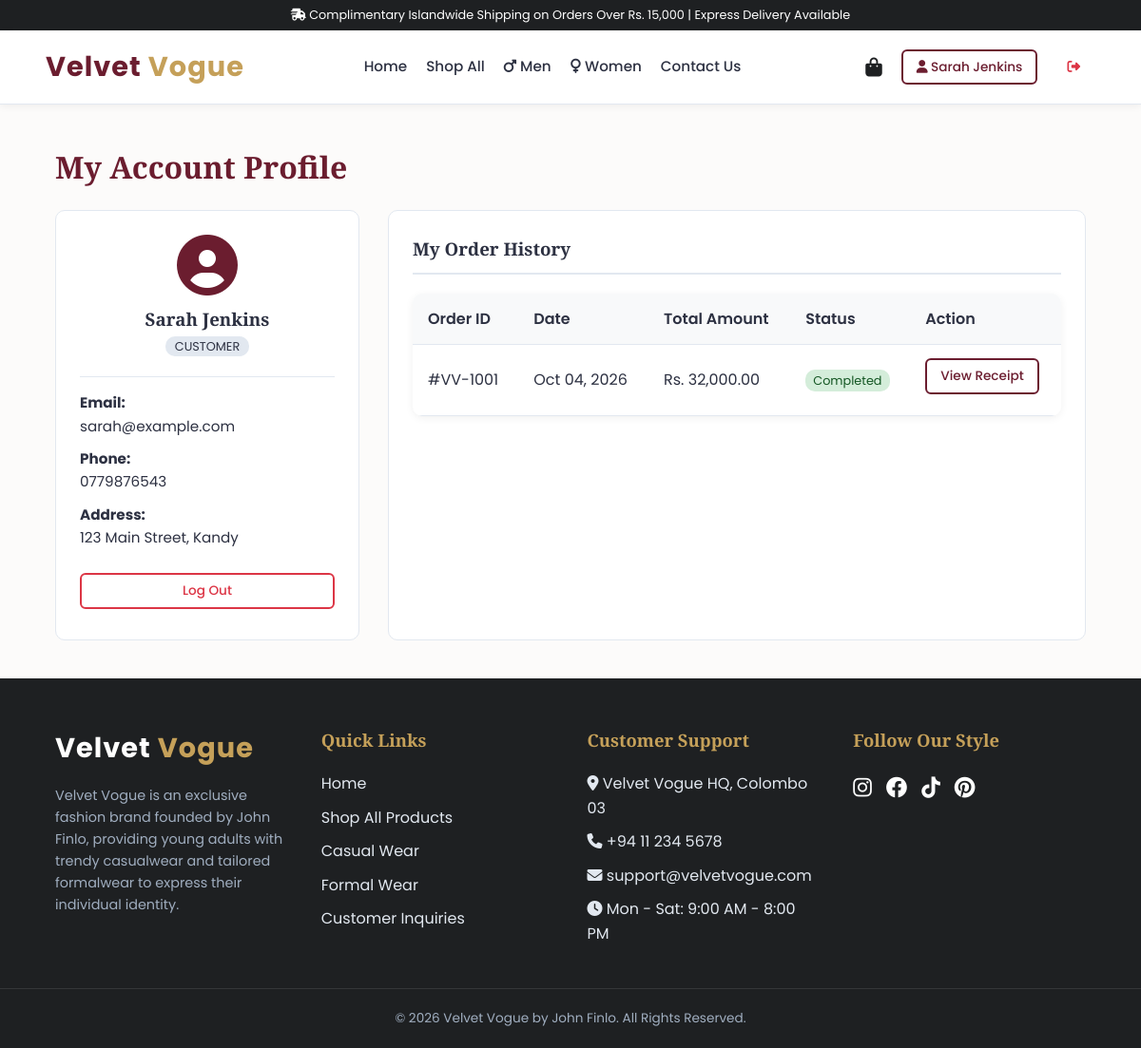
The app's page /profile.php (signed in) with its own data.
### tables this page shows
CREATE TABLE IF NOT EXISTS `users` (
  `id` INT AUTO_INCREMENT PRIMARY KEY,
  `full_name` VARCHAR(100) NOT NULL,
  `email` VARCHAR(100) NOT NULL UNIQUE,
  `password` VARCHAR(255) NOT NULL,
  `role` ENUM('customer', 'admin') DEFAULT 'customer',
  `phone` VARCHAR(20) DEFAULT NULL,
  `address` TEXT DEFAULT NULL,
  `created_at` TIMESTAMP DEFAULT CURRENT_TIMESTAMP
);

CREATE TABLE IF NOT EXISTS `orders` (
  `id` INT AUTO_INCREMENT PRIMARY KEY,
  `user_id` INT DEFAULT NULL,
  `customer_name` VARCHAR(100) NOT NULL,
  `customer_email` VARCHAR(100) NOT NULL,
  `customer_phone` VARCHAR(20) NOT NULL,
  `shipping_address` TEXT NOT NULL,
  `total_amount` DECIMAL(10,2) NOT NULL,
  `payment_method` VARCHAR(50) DEFAULT 'Card Payment',
  `status` ENUM('Pending', 'Processing', 'Completed', 'Cancelled') DEFAULT 'Processing',
  `created_at` TIMESTAMP DEFAULT CURRENT_TIMESTAMP
);

### config.php (called while the page is built, shortened)
<?php
function format_price($amount) {
    return 'Rs. ' . number_format((float)$amount, 2);
}
function is_logged_in() {
    return isset($_SESSION['user_id']);
}
function sanitize($data) {
    return htmlspecialchars(trim($data), ENT_QUOTES, 'UTF-8');
}
?>

### profile.php (the view, shortened to what this page needs)
<?php
require_once 'header.php';
$user_id = $_SESSION['user_id'];
$user = null;
$my_orders = [];
if (isset($pdo)) {
    try {
        $stmt = $pdo->prepare("SELECT * FROM users WHERE id = :id");
        $stmt->execute([':id' => $user_id]);
        $user = $stmt->fetch();
        $stmt_orders = $pdo->prepare("SELECT * FROM orders WHERE user_id = :user_id ORDER BY id DESC");
        $stmt_orders->execute([':user_id' => $user_id]);
        $my_orders = $stmt_orders->fetchAll();
    } catch (PDOException $e) {}
}
?>
<div class="container" style="margin: 40px auto;">
    <h1 class="brand-font" style="margin-bottom: 20px; color: var(--primary-color);">My Account Profile</h1>
    <div style="display: grid; grid-template-columns: 320px 1fr; gap: 30px;">
        <div style="background: white; padding: 25px; border-radius: var(--radius-md); border: 1px solid var(--border-color); height: fit-content;">
            <div style="text-align: center; margin-bottom: 20px;">
                <i class="fa-solid fa-circle-user" style="font-size: 4rem; color: var(--primary-color);"></i>
                <h3 style="margin-top: 10px;"><?php echo sanitize($_SESSION['user_name']); ?></h3>
                <span style="background: #e2e8f0; padding: 2px 10px; border-radius: 10px; font-size: 0.8rem; text-transform: uppercase;">
                    <?php echo sanitize($_SESSION['user_role']); ?>
                </span>
            </div>
            <div style="border-top: 1px solid var(--border-color); padding-top: 15px; font-size: 0.95rem;">
                <p style="margin-bottom: 10px;"><strong>Email:</strong><br><?php echo sanitize($_SESSION['user_email']); ?></p>
                <p style="margin-bottom: 10px;"><strong>Phone:</strong><br><?php echo isset($user['phone']) ? sanitize($user['phone']) : 'N/A'; ?></p>
                <p style="margin-bottom: 10px;"><strong>Address:</strong><br><?php echo isset($user['address']) ? sanitize($user['address']) : 'N/A'; ?></p>
            </div>
            <a href="logout.php" class="btn btn-outline btn-sm" style="width: 100%; margin-top: 15px; text-align: center; color: #dc3545; border-color: #dc3545;">
                Log Out
            </a>
        </div>
        <div style="background: white; padding: 25px; border-radius: var(--radius-md); border: 1px solid var(--border-color);">
            <h3 style="margin-bottom: 20px; border-bottom: 2px solid var(--border-color); padding-bottom: 10px;">My Order History</h3>
            <?php if (!empty($my_orders)): ?>
                <table class="cart-table">
                    <thead>
                        <tr>
                            <th>Order ID</th>
                            <th>Date</th>
                            <th>Total Amount</th>
                            <th>Status</th>
                            <th>Action</th>
                        </tr>
                    </thead>
                    <tbody>
                        <?php foreach ($my_orders as $ord): ?>
                            <tr>
                                <td>#VV-<?php echo $ord['id']; ?></td>
                                <td><?php echo date('M d, Y', strtotime($ord['created_at'])); ?></td>
                                <td><?php echo format_price($ord['total_amount']); ?></td>
                                <td>
                                    <span style="background: #d4edda; color: #155724; padding: 3px 8px; border-radius: 10px; font-size: 0.8rem;">
                                        <?php echo sanitize($ord['status']); ?>
                                    </span>
                                </td>
                                <td>
                                    <a href="order_confirmation.php?order_id=<?php echo $ord['id']; ?>" class="btn btn-outline btn-sm">View Receipt</a>
                                </td>
                            </tr>
                        <?php endforeach; ?>
                    </tbody>
                </table>
            <?php else: ?>
                <p style="color: var(--text-muted);">You haven't placed any orders with Velvet Vogue yet.</p>
                <a href="products.php" class="btn btn-primary btn-sm" style="margin-top: 15px;">Start Shopping</a>
            <?php endif; ?>
        </div>
    </div>
</div>
<?php require_once 'footer.php'; ?>

### header.php (shortened to what this page needs)
<?php
require_once 'config.php';
$current_page = basename($_SERVER['PHP_SELF']);
$current_gender = isset($_GET['gender']) ? $_GET['gender'] : '';
?>
<!DOCTYPE html>
<html lang="en">
<head>
    <link rel="stylesheet" href="css/style.css">
    <link rel="stylesheet" href="https://cdnjs.cloudflare.com/ajax/libs/font-awesome/6.4.0/css/all.min.css">
</head>
<body>
    <div class="top-bar">
        <div class="container">
            <span><i class="fa-solid fa-truck-fast"></i> Complimentary Islandwide Shipping on Orders Over Rs. 15,000 | Express Delivery Available</span>
        </div>
    </div>
    <header class="site-header">
        <div class="container navbar">
            <a href="index.php" class="logo">Velvet <span>Vogue</span></a>
            <nav class="nav-links" id="navLinks">
                <a href="index.php" class="<?php echo ($current_page == 'index.php') ? 'active' : ''; ?>">Home</a>
                <a href="products.php" class="<?php echo ($current_page == 'products.php' && empty($current_gender)) ? 'active' : ''; ?>">Shop All</a>
                <a href="products.php?gender=Men" class="<?php echo ($current_page == 'products.php' && $current_gender == 'Men') ? 'active' : ''; ?>"><i class="fa-solid fa-mars"></i> Men</a>
                <a href="products.php?gender=Women" class="<?php echo ($current_page == 'products.php' && $current_gender == 'Women') ? 'active' : ''; ?>"><i class="fa-solid fa-venus"></i> Women</a>
                <a href="contact.php" class="<?php echo ($current_page == 'contact.php') ? 'active' : ''; ?>">Contact Us</a>
            </nav>
            <div class="nav-actions">
                <a href="cart.php" class="cart-icon" title="View Shopping Cart">
                    <i class="fa-solid fa-bag-shopping"></i>
                </a>
                <?php if (is_logged_in()): ?>
                    <a href="profile.php" class="btn btn-outline btn-sm">
                        <i class="fa-solid fa-user"></i> <?php echo sanitize($_SESSION['user_name']); ?>
                    </a>
                    <a href="logout.php" class="btn btn-sm" style="color: #dc3545;" title="Logout">
                        <i class="fa-solid fa-right-from-bracket"></i>
                    </a>
                <?php else: ?>
                    <a href="login.php" class="btn btn-primary btn-sm">Sign In</a>
                <?php endif; ?>
            </div>
        </div>
    </header>
    <main style="flex: 1;">

### footer.php (shortened to what this page needs)
    </main>
    <footer class="site-footer">
        <div class="container footer-grid">
            <div class="footer-col">
                <a href="index.php" class="logo" style="color: white;">Velvet <span style="color: var(--accent-gold);">Vogue</span></a>
                <p style="margin-top: 15px; font-size: 0.9rem; color: #a0aec0;">
                    Velvet Vogue is an exclusive fashion brand founded by John Finlo, providing young adults with trendy casualwear and tailored formalwear to express their individual identity.
                </p>
            </div>
            <div class="footer-col">
                <h4>Quick Links</h4>
                <ul>
                    <li><a href="index.php">Home</a></li>
                    <li><a href="products.php">Shop All Products</a></li>
                    <li><a href="products.php?category=1">Casual Wear</a></li>
                    <li><a href="products.php?category=2">Formal Wear</a></li>
                    <li><a href="contact.php">Customer Inquiries</a></li>
                </ul>
            </div>
            <div class="footer-col">
                <h4>Customer Support</h4>
                <ul>
                    <li><i class="fa-solid fa-location-dot"></i> Velvet Vogue HQ, Colombo 03</li>
                    <li><i class="fa-solid fa-phone"></i> +94 11 234 5678</li>
                    <li><i class="fa-solid fa-envelope"></i> support@velvetvogue.com</li>
                    <li><i class="fa-solid fa-clock"></i> Mon - Sat: 9:00 AM - 8:00 PM</li>
                </ul>
            </div>
            <div class="footer-col">
                <h4>Follow Our Style</h4>
                <div style="display: flex; gap: 15px; font-size: 1.4rem; margin-top: 10px;">
                    <a href="#" style="color: white;"><i class="fa-brands fa-instagram"></i></a>
                    <a href="#" style="color: white;"><i class="fa-brands fa-facebook"></i></a>
                    <a href="#" style="color: white;"><i class="fa-brands fa-tiktok"></i></a>
                    <a href="#" style="color: white;"><i class="fa-brands fa-pinterest"></i></a>
                </div>
            </div>
        </div>
        <div class="copyright">
            <div class="container">
                <p>&copy; <?php echo date('Y'); ?> Velvet Vogue by John Finlo. All Rights Reserved.</p>
            </div>
        </div>
    </footer>
</body>
</html>

### style.css (style rules this page uses)
:root { --primary-color: #6b1d2f; --primary-hover: #501422; --accent-gold: #c5a059; --accent-gold-hover: #ab8843; --dark-color: #1e2022; --light-bg: #fcfbfa; --card-bg: #ffffff; --text-main: #2d3142; --text-muted: #6c757d; --border-color: #e2e8f0; --shadow-sm: 0 2px 8px rgba(0, 0, 0, 0.06); --shadow-md: 0 5px 15px rgba(0, 0, 0, 0.1); --shadow-lg: 0 10px 25px rgba(107, 29, 47, 0.15); --radius-sm: 6px; --radius-md: 10px; --transition: all 0.3s ease; }
* { margin: 0; padding: 0; box-sizing: border-box; }
body { font-family: 'Poppins', sans-serif; background-color: var(--light-bg); color: var(--text-main); line-height: 1.6; display: flex; flex-direction: column; min-height: 100vh; }
h1, h2, h3, h4, h5, .brand-font { font-family: 'Playfair Display', Georgia, serif; }
a { text-decoration: none; color: inherit; transition: var(--transition); }
ul { list-style: none; }
.container { width: 92%; max-width: 1200px; margin: 0 auto; padding: 0 10px; }
.btn { display: inline-block; padding: 12px 24px; font-size: 0.95rem; font-weight: 500; border-radius: var(--radius-sm); border: 2px solid transparent; cursor: pointer; text-align: center; position: relative; overflow: hidden; transition: var(--transition); user-select: none; }
.btn-outline { border-color: var(--primary-color); color: var(--primary-color); background: transparent; }
.btn-sm { padding: 6px 14px; font-size: 0.85rem; }
.site-header { background: #ffffff; border-bottom: 1px solid var(--border-color); position: sticky; top: 0; z-index: 1000; box-shadow: var(--shadow-sm); }
.top-bar { background-color: var(--dark-color); color: #ffffff; font-size: 0.8rem; padding: 6px 0; text-align: center; }
.navbar { display: flex; justify-content: space-between; align-items: center; padding: 15px 0; }
.logo { font-size: 1.8rem; font-weight: 700; color: var(--primary-color); letter-spacing: 1px; }
.logo span { color: var(--accent-gold); }
.nav-links { display: flex; gap: 20px; align-items: center; }
.nav-links a { font-weight: 500; color: var(--text-main); position: relative; padding: 4px 0; font-size: 0.95rem; }
.nav-actions { display: flex; align-items: center; gap: 15px; }
.cart-icon { position: relative; font-size: 1.25rem; color: var(--dark-color); padding: 5px; }
.cart-table { width: 100%; border-collapse: collapse; margin: 20px 0; background: white; border-radius: var(--radius-md); overflow: hidden; box-shadow: var(--shadow-sm); }
.cart-table th, .cart-table td { padding: 14px 16px; text-align: left; border-bottom: 1px solid var(--border-color); }
.cart-table th { background-color: #f8f9fa; font-weight: 600; }
.site-footer { background-color: var(--dark-color); color: #e2e8f0; padding: 50px 0 20px 0; margin-top: auto; }
.footer-grid { display: grid; grid-template-columns: repeat(auto-fit, minmax(220px, 1fr)); gap: 35px; margin-bottom: 35px; }
.footer-col h4 { color: var(--accent-gold); font-size: 1.15rem; margin-bottom: 18px; }
.footer-col ul li { margin-bottom: 10px; }
.copyright { text-align: center; border-top: 1px solid rgba(255, 255, 255, 0.1); padding-top: 20px; font-size: 0.85rem; color: #a0aec0; }

### records on screen
users: phone "0779876543", address "123 Main Street, Kandy"
orders: id "1001", created_at "Oct 04, 2026", total_amount "Rs. 32,000.00", status "Completed"

### other values on screen
$_SESSION['user_name'] "Sarah Jenkins"
$_SESSION['user_role'] "CUSTOMER"
$_SESSION['user_email'] "sarah@example.com"
